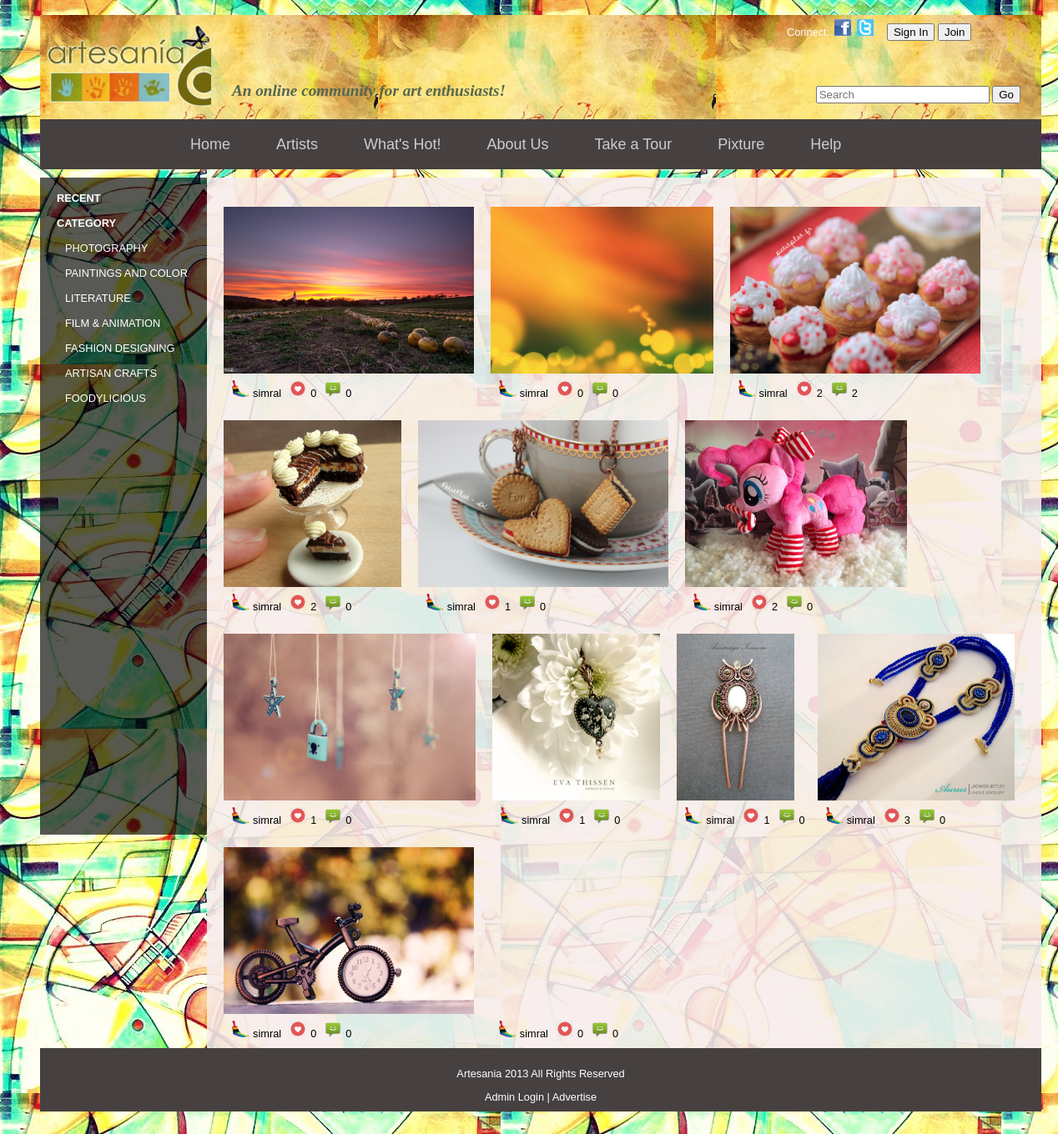
The page /project/gallery.php?username=simral on the database its author committed.
### tables this page shows
CREATE TABLE IF NOT EXISTS `products` (
  `product_id` int(200) NOT NULL AUTO_INCREMENT,
  `username` varchar(100) NOT NULL,
  `category` varchar(50) NOT NULL,
  `caption` varchar(250) DEFAULT NULL,
  `description` text NOT NULL,
  `path` varchar(100) NOT NULL,
  `views` int(11) NOT NULL DEFAULT '0',
  `upvotes` int(50) NOT NULL,
  `visibility` tinyint(1) NOT NULL,
  `on_sale` varchar(4) NOT NULL,
  `upload_time` timestamp NOT NULL DEFAULT CURRENT_TIMESTAMP,
  PRIMARY KEY (`product_id`)
);

### project/gallery.php (the view, shortened to what this page needs)
<?php
echo "</head>";
include "header2.php";
include "profileLoginHeader.php";
?>
				<div id = "side">
	<ul>
		<lh>
			<a href="gallery.php?username=<?php echo $_GET['username'] ?>">Recent</a>
		</lh>
		 <lh>
			<a href="#">Category</a>
		</lh></br>
		<li>
			<a href="gallery.php?category=photography&username=<?php echo $_GET['username'] ?>" >Photography</a>
		</li>
		<li>
			<a href="gallery.php?category=painting&username=<?php echo $_GET['username'] ?> " >Paintings and color</a>
		</li>
		<li>
			<a href="gallery.php?category=literature&username=<?php echo $_GET['username'] ?> " >Literature</a>
		</li>
		<li>
			<a href="gallery.php?category=animation&username=<?php echo $_GET['username'] ?> " >Film & Animation</a>
		</li>
		<li>
			<a href="gallery.php?category=fashion&username=<?php echo $_GET['username'] ?> " >Fashion Designing</a>
		</li>
		<li>
			<a href="gallery.php?category=artisan&username=<?php echo $_GET['username'] ?> " >Artisan Crafts</a>
		</li>
		<li>
			<a href="gallery.php?category=food&username=<?php echo $_GET['username'] ?> " >Foodylicious</a>
		</li>
	</ul>
</div>
				<div id = "content">
						<?php
							$con=mysqli_connect("localhost","root","","artesania");
							if(!isset($_GET['category'])) {
								$query="select * from products where username='".$_GET['username']."' order by upload_time DESC LIMIT 12";
							}
							else {
								$query="select * from products where category= '".$_GET['category']."' and username='".$_GET['username']."' order by upload_time DESC LIMIT 12";
							}
							$result=mysqli_query($con,$query);
							if((mysqli_num_rows($result))>=1){
								while($row = mysqli_fetch_array($result)) {
									$query1="select count(comment) from comments where product_id=".$row['product_id'];
									$result1=mysqli_query($con,$query1);
									$row1 = mysqli_fetch_array($result1);
									echo "
										<div class='image_box'>
											<div class='div_a'>
												<a href='product_profile.php?path=".$row['path']."'><embed src='".$row['path']."'></embed></a>
											</div>
											<div class='product_details'>
												<div class ='product_artist'>
													<img src='images/fav_art.gif'></img><a href='artist_profile.php?username=".$row['username']."'>".$row['username']."</a>
												</div>
												<div class ='product_upvotes'>
													<a href='increment_upvotes.php?path=".$row['path']."&caller_page=whats_hot.php'><img src='images/favourite.png'></img></a>".$row['upvotes']."
												</div>
												<div class ='product_comments'>
													<img src='images/Messages_icon.png'></img>".$row1['count(comment)']."
												</div>
												<div class='clear'></div>
											</div>
										</div>
										";
								}
							}
						?>
				</div>
			</div>
		<?php
			include "footer.php";
		?>
		</div>
	</body>
</html>

### project/css/primary.css (style rules this page uses)
body { font: 0.8em Arial, sans-serif; background-image:url('http://localhost/xampp/project/images/background.jpg'); background-attachment:fixed; position:absolute; padding-left:30px; height: 100%; width: 100%; }
h1, ul { margin:0; padding:0; }
#main ul { list-style:none; height: 30px; margin-bottom:10px; }
#main ul li { float:left; }
#main ul li a { text-decoration: none; padding: 0px 0px 0px 20px; line-height: 30px; }
#main ul lh a { text-decoration: none; padding: 0px 0px 0px 10px; line-height: 30px; }
#content { float:left; width:980px; padding:10px; }
a { text-decoration:none; color:black; }
#content { background: rgba(247, 236, 236, 0.88); text-align:justify; }
#content embed { height:200px; width:auto; padding:25px 10px 5px 10px; }
#content img { height:200px; width:205px; padding:25px 20px 25px 20px; }
.image_box { float:left; }
.product_details { margin-left:20px; float:left; }
#content .product_details img { width:20px; height:20px; padding:0px; padding-right:5px; }
.product_artist { float:left; width:inherit; padding-right:5px; }
.product_upvotes, .product_comments { float:left; padding-right:5px; padding-left:5px; }
#side { background:rgba(0, 0, 0, 0.65); width: 180px; height:1024px; float:left; padding: 10px; border-right: 1px solid #aaa; border:2px; border-radius:0px 0px 0px 0px; }
#side a { color:white; text-transform:uppercase; text-decoration:none; }
#side lh { font-weight:bold; }
#content, #side { min-height:550px; }

### rows shown on the page
products: username "simral", upvotes "0", count "0"
products: username "simral", upvotes "0", count "0"
products: username "simral", upvotes "2", count "2"
products: username "simral", upvotes "2", count "0"
products: username "simral", upvotes "1", count "0"
products: username "simral", upvotes "2", count "0"
products: username "simral", upvotes "1", count "0"
products: username "simral", upvotes "1", count "0"
products: username "simral", upvotes "1", count "0"
products: username "simral", upvotes "3", count "0"
products: username "simral", upvotes "0", count "0"
products: username "simral", upvotes "0", count "0"
